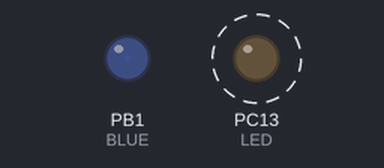
Recording of a sketch running on a simulated STM32 Blue Pill. On the bench: output pins drawn as LEDs (lit = HIGH). Dashed ring = blinking.

Above: at 0.05 s.
At 6.95 s:
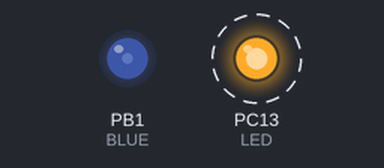
Timing chart, 0 to 10.4 s (numbered marks = the images above):
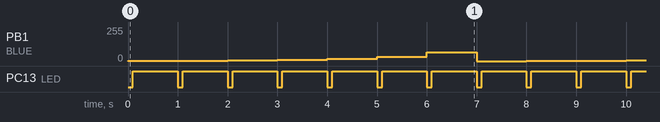

The sketch:

Led13_Blink.ino
```cpp
/*Led13_Blink.ino  Agrucho 06 JAN 2017
First Sketch to test the STM32F103C8T6 module.
Experiments:
   Blink the on board LED.
   analogWrite() to control a blue Led.
   Writing 15000 RAM positions, (speed test).

(ARM32 Cortex-M3, 72 Mhz, 64K flash, 20K SRAM, 33 I/O pins, 3.3V)
Using the ST-Link V2 for Programming.
Using the USB to Serial adapter module (3.3V level) and Tera Term VT as a Serial Monitor.
Procedure:
    1.-Select:
          Board:         Generic STM32F103C series
          Variant:       STM32F103C8 (20k RAM, 64k Flash)
          Upload method: Serial
          Port:          COM port of the USB-to-serial adapter.
    2.-Compile.
    3.-Set Boot0=1, Boot1=0
    4.-Upload --> automatically RUN the Sketch.

To boot automatically from program memory:
    -Set Boot0=0
    -Press RESET button or cycle power.
*/

#define LED PC13
#define BLUE PB1

char brightness=1;

//uint8_t sample_buffer[15000];  //testing 15k of RAM...

void setup() {
  Serial1.begin(9600);
  pinMode(LED, OUTPUT);
  Serial1.println("START");
 // sample_buffer[14000]=5;
}

void loop() {
  //for(int i=0; i<15000 ; i++) sample_buffer[i]= (char)i;
  digitalWrite(LED, LOW);       // turns on the LED.
  analogWrite(BLUE, brightness);
  delay(100);
  digitalWrite(LED, HIGH);      // turns off the LED.
  delay(900);
  Serial1.print("Brightness= ");
  Serial1.println((int)brightness);
  brightness= brightness<<1;    // multiply by 2.
  if(brightness == 0) brightness= 1;
}
```

Measured:
- by itself, PB1 (BLUE): repeats every 8.0 s: 2/255 1.0 s, 4/255 1.0 s, 8/255 1.0 s, 16/255 1.0 s, 32/255 1.0 s, 64/255 1.0 s, 0/255 1.0 s, 1/255 1.0 s
- by itself, PC13 (LED): alternates HIGH for 0.90 s and LOW for 0.10 s
